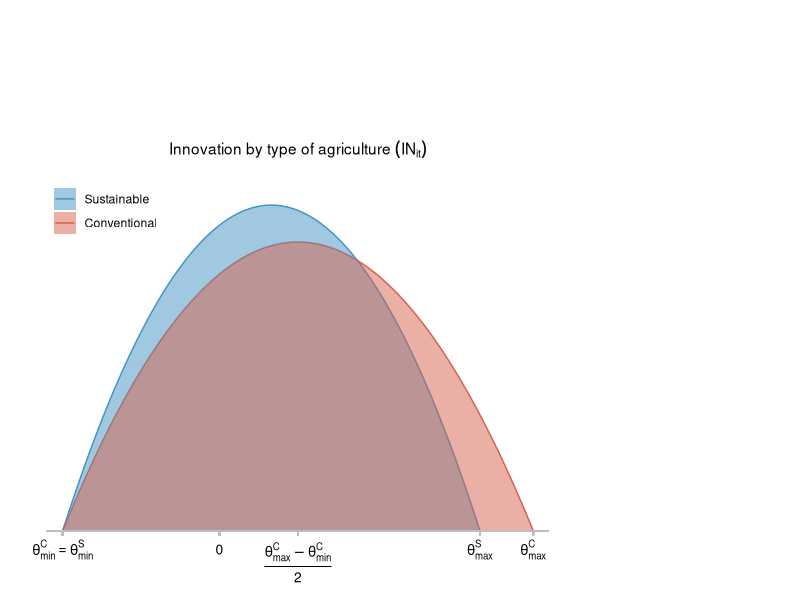
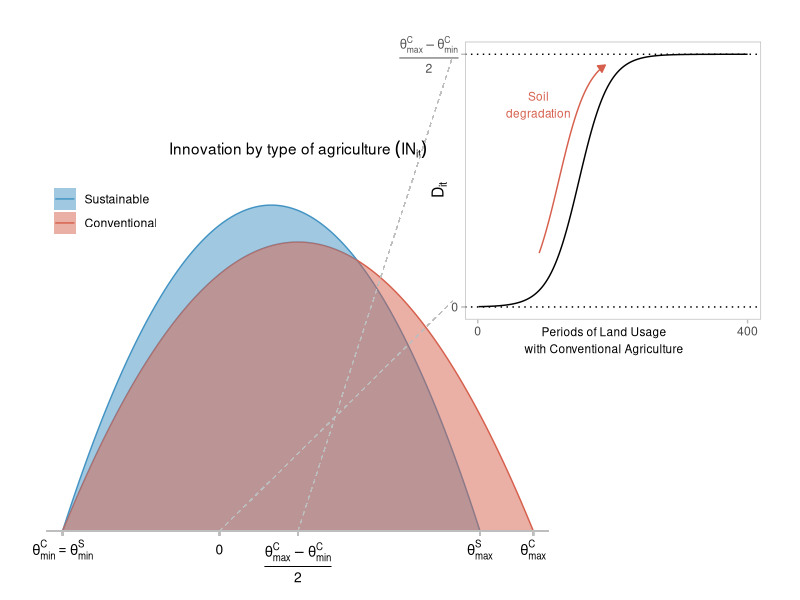
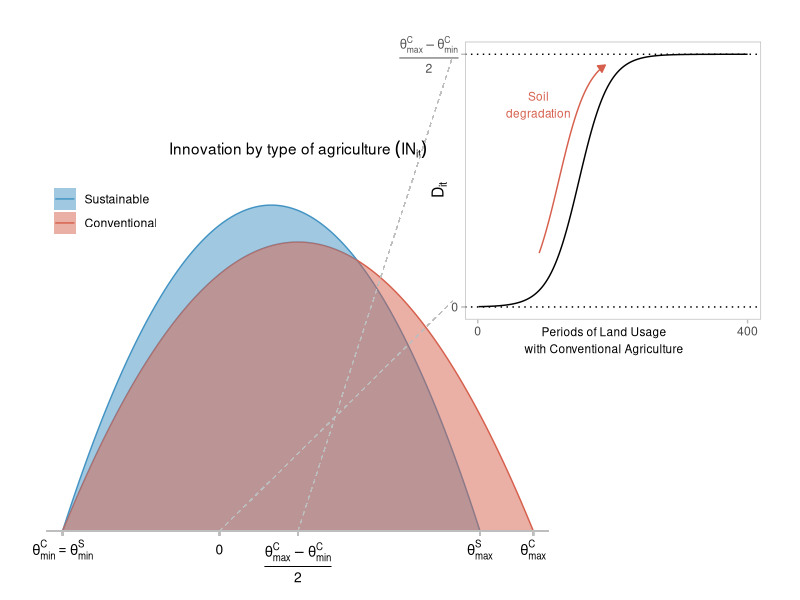

Write R code to recreate these figures, in order. (Note: this script raises an error after producing the figures.)
library(tidyverse)

theta_min           <- -0.2                 # lower truncation point of innovation distribution (for conventional if land degradation is on)
theta_max           <- 0.4        
agri_growth_penalty <- 0.17                 # tunes the growth penalty for sustainable. 0.03 means 30% less. 
lower_asymp         <- 0                                              # the lower asymptote
upper_asymp_conv    <- mean(c(theta_min , theta_max ))*(1)            # upper asymptote of conventional farmers
growth_conv         <- 0.045                                          # loss growth of conventional farmers
start_time_conv     <- 150#100         
asymp_asym_conv     <- 1     


gen_logis <- function(t,a,k,b,m,v){
    value <- a + (k-a)/( (1 + exp(-b*(t-m)))^(1/v) )
    return(value)
}

tibble(
    time = 1:400
) %>% 
    mutate(
        loss = gen_logis(time,a=lower_asymp, k=upper_asymp_conv, b=growth_conv, m= start_time_conv ,v= asymp_asym_conv),
        loss1 = loss + 0.02,
        loss2 = loss - 0.02
    ) %>% 
    ggplot() + 
    geom_line(aes(x=time, y=loss)) + 
    geom_line(data=. %>% filter(time>120 & time<220), aes(x=time-30, y=loss), arrow = arrow(length = unit(0.2, "cm"),ends="last", type="closed"), colour="#d6604d") +
    geom_hline(aes(yintercept=0.1), linetype=3) +
    geom_hline(aes(yintercept=0), linetype=3) +
    scale_y_continuous(breaks = c(0, 0.1), labels = c(0, expression(over(theta[max]^C - theta[min]^C,2)))) +
    scale_x_continuous(breaks=c(0,400)) +
    annotate(geom = "text", x = 90, y = 0.08, label = "Soil\ndegradation",colour="#d6604d", size=3) +
    theme_bw() + 
    theme(
        panel.grid = element_blank(),
        axis.title = element_blank(),
        plot.background = element_blank(),
        panel.border = element_rect(color="grey"),
        axis.ticks = element_line(color="grey")
    ) -> inset

tibble(
    x = seq(0, 1, 0.001),
) %>%
    mutate(
        conv_dens = (dbeta(x,2,2)/(abs(theta_max) + abs(theta_min)) ), 
        sust_dens = (dbeta(x,2,2)/(abs((theta_max)*(1-agri_growth_penalty)) + abs(theta_min)) ),
        conv = (x* (abs(theta_max) + abs(theta_min)) ) + theta_min,
        sust = (x* (abs((theta_max)*(1-agri_growth_penalty)) + abs(theta_min)) ) + theta_min
    ) %>% 
    select(-x) %>% 
    pivot_longer(c(conv, sust), names_to = "type", values_to = "x") %>% 
    mutate(
        value = case_when(
            type=="conv" ~ conv_dens,
            T ~ sust_dens
        ),
        type = factor(type, levels=c("sust","conv"), labels=c("Sustainable", "Conventional"))
    ) %>% 
    select(-conv_dens, -sust_dens) %>% 
    ggplot() + 
    geom_line(aes(x=x, y=value, color=type)) + 
    geom_ribbon(aes(x=x, ymax=value, ymin=0, fill=type), alpha=0.5) + 
    geom_segment(aes(x=-0.1, xend=0.685, y=4.3, yend=4.3), colour="transparent") +
    geom_segment(aes(x=-0.22, xend=0.42, y=0, yend=0), colour="grey") + 
    geom_text(data=tibble(x=c(theta_min, 0, 0.1, theta_max*(1-agri_growth_penalty), theta_max),y=c(-0.16,-0.16,-0.27,-0.16,-0.16),
                          label=c(expression(theta[min]^C==theta[min]^S),0,expression(over(theta[max]^C - theta[min]^C,2)),expression(theta[max]^S),expression(theta[max]^C))), 
              aes(x=x,y=y,label=label), parse = T, size=3.5) +
    geom_segment(aes(x=theta_min, xend=theta_min, y=0, yend=-0.04), colour="grey") + 
    geom_segment(aes(x=0, xend=0, y=0, yend=-0.04), colour="grey") + 
    geom_segment(aes(x=0.1, xend=0.1, y=0, yend=-0.04), colour="grey") + 
    geom_segment(aes(x=theta_max*(1-agri_growth_penalty), xend=theta_max*(1-agri_growth_penalty), y=0, yend=-0.04), colour="grey") + 
    geom_segment(aes(x=theta_max, xend=theta_max, y=0, yend=-0.04), colour="grey") + 
    annotate(geom = "text", x = 0.1, y = 3.3, label = expression(Innovation~by~type~of~agriculture~(IN[it]))) +
    scale_fill_manual(values = c("Sustainable"="#4393c3", "Conventional"="#d6604d")) +
    scale_color_manual(values = c("Sustainable"="#4393c3", "Conventional"="#d6604d")) +
    #guides(fill = guide_legend(nrow=1)) +
    theme_minimal() + 
    theme(
        legend.position = c(0.12, 0.65),
        legend.title = element_blank(),
        panel.grid = element_blank(),
        axis.title = element_blank(),
        axis.text = element_blank()
    ) -> g

g

g +
    annotation_custom(
        ggplotGrob(inset), 
        xmin = 0.22, xmax = 0.7, ymin = 1.6, ymax = 4.3
    ) + 
    annotate(geom = "text", x = 0.28, y = 2.95, label = expression(D[it]),
             angle = 90, size=4)  +
    annotate(geom = "text", x = 0.49, y = 1.65, label = "Periods of Land Usage\nwith Conventional Agriculture", size=3) +
    geom_segment(aes(x=0.1, xend=0.297, y=0, yend=4.1), colour="grey", size=0.2, linetype=2) +
    geom_segment(aes(x=0, xend=0.297, y=0, yend=1.99), colour="grey", size=0.2, linetype=2)-> f

f


ggsave("Desktop/inn.pdf", f, width=9, height = 4.8, scale=1)
knitr::plot_crop("Desktop/inn.pdf")
